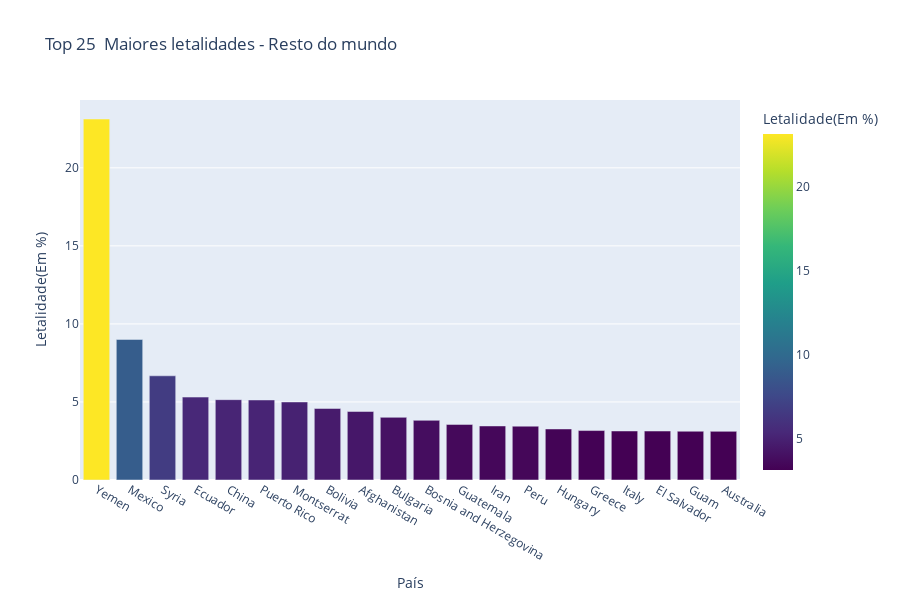

Here is the notebook cell this chart was saved with:
### Code cell
fig3 = px.bar(top10_letalidade_outroscontinentes, x = top10_letalidade_outroscontinentes.País, y = 'Letalidade(Em %)', height = 600, color = 'Letalidade(Em %)',
             title = 'Top 20  Maiores letalidades - Resto do mundo', hover_data=["Mortes/Milhao","Infectados","Mortes","Recuperados"], color_continuous_scale = px.colors.sequential.Viridis)
fig3.show();

### Figure 1 — Plotly figure (JSON) as saved in the notebook; plotly's stock layout.template omitted (floating-point values rounded to 4 significant figures)
{"data": [{"alignmentgroup": "True", "customdata": [[23.71, 3126, 723, 1520], [1555.0, 2175462, 195908, 1720430], [61.28, 16776, 1120, 11231], [923.1, 307429, 16333, 263164], [3.295, 90072, 4636, 85267], [0.6262, 39, 2, 1], [200, 20, 1, 19], [1018.0, 262056, 12015, 207643], [74.86, 56069, 2462, 49664], [1685.0, 291769, 11715, 230457], [1719.0, 149891, 5729, 122680], [386.9, 185832, 6619, 169624], [730.6, 1778645, 61581, 1521377], [1499.0, 1435598, 49523, 1347160], [1812.0, 539080, 17628, 360895], [680.8, 230317, 7297, 196726], [1751.0, 3306711, 103855, 2655346], [287.4, 62531, 1962, 59576], [5.608, 32, 1, 0], [35.28, 29166, 909, 26235]], "hovertemplate": "País=%{x}<br>Letalidade(Em %)=%{marker.color}<br>Mortes/Milhao=%{customdata[0]}<br>Infectados=%{customdata[1]}<br>Mortes=%{customdata[2]}<br>Recuperados=%{customdata[3]}<extra></extra>", "legendgroup": "", "marker": {"color": [23.13, 9.005, 6.676, 5.313, 5.147, 5.128, 5, 4.585, 4.391, 4.015, 3.822, 3.562, 3.462, 3.45, 3.27, 3.168, 3.141, 3.138, 3.125, 3.117], "coloraxis": "coloraxis"}, "name": "", "offsetgroup": "", "orientation": "v", "showlegend": false, "textposition": "auto", "type": "bar", "x": ["Yemen", "Mexico", "Syria", "Ecuador", "China", "Puerto Rico", "Montserrat", "Bolivia", "Afghanistan", "Bulgaria", "Bosnia and Herzegovina", "Guatemala", "Iran", "Peru", "Hungary", "Greece", "Italy", "El Salvador", "Guam", "Australia"], "xaxis": "x", "y": [23.13, 9.005, 6.676, 5.313, 5.147, 5.128, 5, 4.585, 4.391, 4.015, 3.822, 3.562, 3.462, 3.45, 3.27, 3.168, 3.141, 3.138, 3.125, 3.117], "yaxis": "y"}], "layout": {"barmode": "relative", "coloraxis": {"colorbar": {"title": {"text": "Letalidade(Em %)"}}, "colorscale": [[0, "#440154"], [0.1111, "#482878"], [0.2222, "#3e4989"], [0.3333, "#31688e"], [0.4444, "#26828e"], [0.5556, "#1f9e89"], [0.6667, "#35b779"], [0.7778, "#6ece58"], [0.8889, "#b5de2b"], [1, "#fde725"]]}, "height": 600, "legend": {"tracegroupgap": 0}, "title": {"text": "Top 25  Maiores letalidades - Resto do mundo"}, "xaxis": {"anchor": "y", "domain": [0, 1], "title": {"text": "País"}}, "yaxis": {"anchor": "x", "domain": [0, 1], "title": {"text": "Letalidade(Em %)"}}}}
